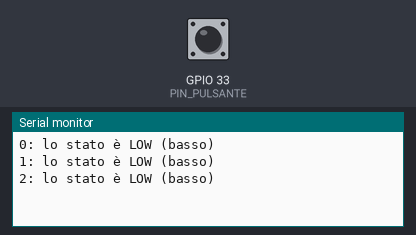
Simulated run of this sketch. Board: ESP32. On the bench: the last lines printed to the serial monitor. The inputs (shaded band) are chosen by the test bench; at power-on: GPIO 33 (PIN_PULSANTE) HIGH.

Above: at 2.8 s.
2.9 s: GPIO 33 (PIN_PULSANTE) pulled LOW for 1.2 s
At 5.8 s:
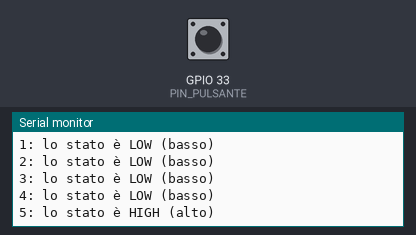
6.5 s: GPIO 33 (PIN_PULSANTE) pulled LOW for 1.2 s
At 8.8 s:
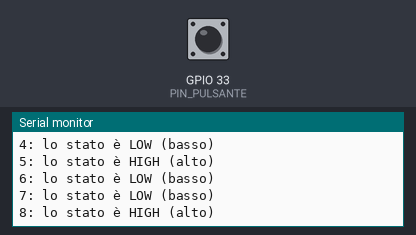
9.2 s: GPIO 33 (PIN_PULSANTE) pulled LOW for 3.2 s
At 13.8 s:
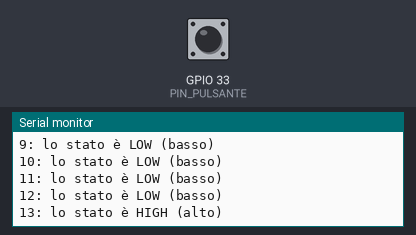
Timing chart, 0 to 15.3 s (numbered marks = the images above; inputs shaded):
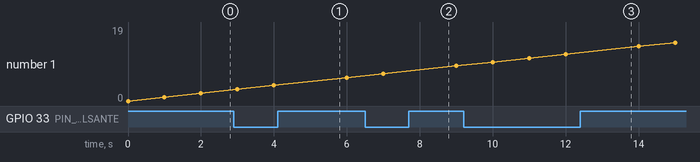

Measured:
- after the input at 2.9 s, the serial monitor: prints a new line after 2.1 s (image 1)
- after the input at 6.5 s, the serial monitor: prints a new line after 1.5 s (image 2)
- after the input at 9.2 s, the serial monitor: prints a new line after 3.8 s (image 3)

The sketch:

button.ino
```cpp
// GPIO33 pin utilizzato per conoscere lo stato del pulsante
#define PIN_PULSANTE 33

int ultimoStato = HIGH; // lo stato precedente letto sul pin
int statoCorrente;      // lo stato attuale letto sul pin

int num = 0; // inizializza un numero progressivo

void setup() {
  Serial.begin(115200);
  // inizializzazione del pin a cui è collegato il pulsante
  // e attivazione della resistenza interna come pull up
  pinMode(PIN_PULSANTE, INPUT_PULLUP);
}

void loop() {
  // legge lo stato del pulsante
  statoCorrente = digitalRead(PIN_PULSANTE);

  if(ultimoStato == LOW && statoCorrente == HIGH) {
    Serial.print(num); // stampa a video il progressivo
    Serial.println(": lo stato è HIGH (alto)");
  } else {
    Serial.print(num); // stampa a video il progressivo
    Serial.println(": lo stato è LOW (basso)");
  }
  // salva l'ultimo stato
  ultimoStato = statoCorrente;
  num++; // incremento num
  delay(1000); // pausa di 1 secondo
}
```
